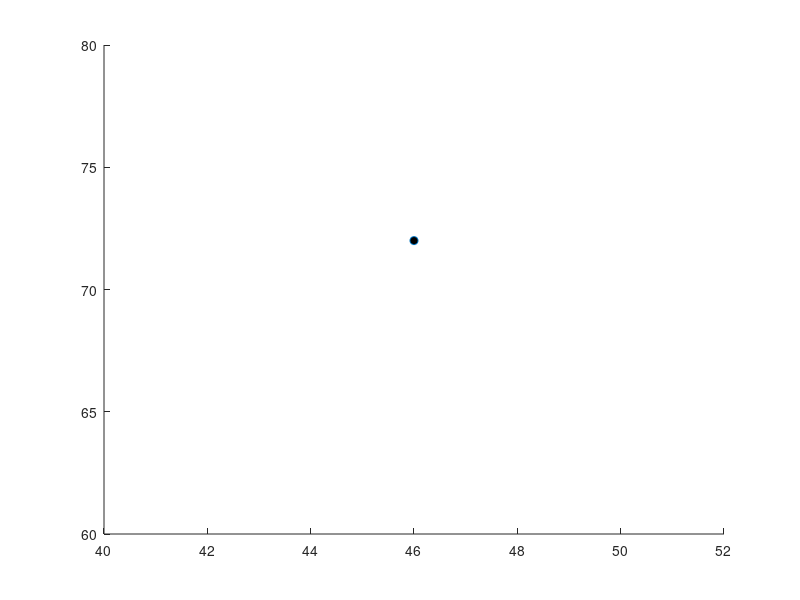

The MATLAB source for this figure: (Note: this script raises an error after producing the figure.)
% This is a program that will attempt to model a 3D random walk. The model
% will be modeled as being in an infinite space, and this space will be cut
% off at the plane z = 0. Once the particle contacts the plane, the program
% will terminate. Initially, the velocity of the particle will be constant
% and the particle will only move along the lattice. The user will be able
% to define such values as the particle's mass and the velocity of the
% particle. We can, without loss of generality assume that the particle
% begins in the positive z direction. All other coordinate systems can be
% recast to match this situation.
%
% Author: Garrett Higginbotham
% Email: ghiggie@uab.edu
% Date: April 13, 2016

% Clean the MATLAB Interface

clear all;
close all;

% User Inputs

velocity = input('How fast (m/s) should the particle be moving? ');
mass = input('How heavy (kg) should the particle be? ');

% Initialize Random Number Generator using Seed 'Shuffle'

rng('shuffle');

% Set the initial range of coordinates for the particle.

max_coordinate = 100;

% Set the initial coordinates for the particle.

x_0 = randi([0 max_coordinate]);
y_0 = randi([0 max_coordinate]);
z_0 = randi([0 max_coordinate]);

% Set up vectors that record the coordinates of the points.

u = zeros(1, 1); % This vector will record the x coordinates.
v = zeros(1, 1); % This vector will record the y coordinates.
w = zeros(1, 1); % This vector will record the z coordinates.

% Set the initial elements of u, v, and w.

u(1) = x_0;
v(1) = y_0;
w(1) = z_0;

% Display the initial coordinates.

disp([x_0 y_0 z_0]);

% Push the initial coordinates into generic variable names.

x = x_0;
y = y_0;
z = z_0;

% Set the list of possible directions.

dir_list = [1 2 3 4 5 6];

% Start a timer.

steps = 0;

% Begin updating the position of the particle.

while z > 0
    
    % Get a random number from dir_list.
    
    dir = randsample(dir_list, 1);
    
    if dir <= 4
        
        % This piece of code will change the x and y coordinates of the
        % particle.
        
        % Update the position of the particle.
        
        x = x + velocity * cos((pi / 2) * dir);
        y = y + velocity * sin((pi / 2) * dir);
        
        % Update u, v, and w.
        
        u = [u x];
        v = [v y];
        w = [w z];
        
        % Update the timer.
        
        steps = steps + 1;
        
        % Display the current value of the coordinates.

        disp([x y z]);
        
    else
        
        % This piece of code will change the z coodinates of the particle.
        
        % Update the position of the particle.
        
        z = z + velocity * cos(pi * (dir - 5));
        
        % Update u, v, and w.
        
        u = [u x];
        v = [v y];
        w = [w z];
        
        % Update the timer.
        
        steps = steps + 1;
        
        % Display the current value of the coordinates.

        disp([x y z]);
        
    end
    
end

disp([x_0 y_0 z_0]);
disp(steps);

% The following code will illustrate the random walk process created above.

figure
hold on % This line will keep MATLAB from opening multiple windows
%axis([0 region_width 0 region_height])
for k = 1:length(u)
    p = plot3(u(k), v(k), w(k), 'o', 'MarkerFaceColor', 'black'); % This will plot
    % the most recent point as black, which will allow us to track the
    % position or the particle over time.
    drawnow % Forces MATLAB to draw the object described in the previous
    % line.
    p.MarkerFaceColor = 'yellow'; % Changes the colour of the point to
    % yellow. It will allow us to see the current position of the particle
    % relative to all the previous positions of the particle.
    drawnow
end
hold off
